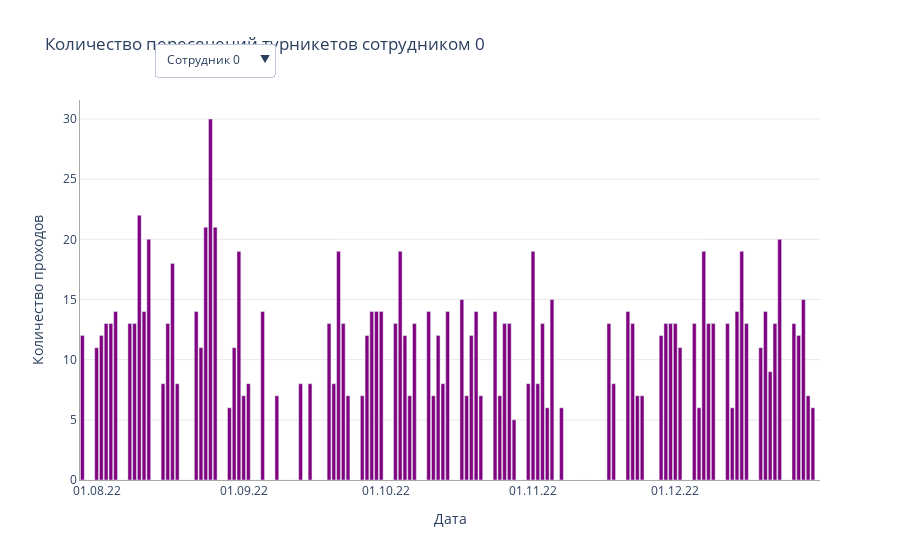

Notebook code cell kept with this figure:
### Code cell
# на выпадающем списке id сотрудников есть серый ползунок справа для перемещения по списку 
# (еще можно с зажатой левой кнопкой мыши перемещаться)
plot_pass_count(df_train, '../pictures/pass_counts_train.html')
